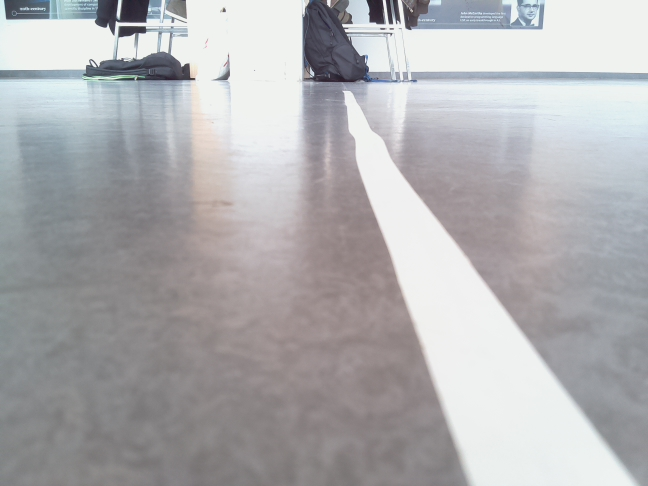
#> input picture img/last_image (1).jpg, 648 x 486 px
$ python -i photo_recognition.py   (imports and definitions only)
#> lines starting #> are read from the running program, lines starting #| are printed output that depends on the picture; after the words box and inside, x2 and y2 are one past the last pixel; in counts of white or black regions, pixels touching at a corner belong together
import numpy as np
import math
import cv2
import time


def get_line_param(points,vertical=True):
    x = np.array(points)
    m = x.size/2

    if vertical:
        tmp = x[:,0].copy()
        x[:,0] = x[:,1]
        x[:,1] = tmp

    a = np.matrix([np.ones(m), x[:,0]]).T
    b = np.matrix(x[:,1]).T
    yy = (a.T * a).I * a.T * b

    if vertical:
        a = 1/yy[1]
        b = -yy[0]/yy[1]
    else:
        a = yy[1]
        b = yy[0]

    if vertical:
        t = math.atan2(a,1)*180/3.14
        return int(240-b)/a,t
    else:
        t = math.atan2(1,a)*180/3.14
        return int(320*a+b),t

def detect_lines(im):
    im_gray = cv2.cvtColor(im,cv2.COLOR_RGB2GRAY)

    blur = cv2.GaussianBlur(im_gray,(9,9),0)
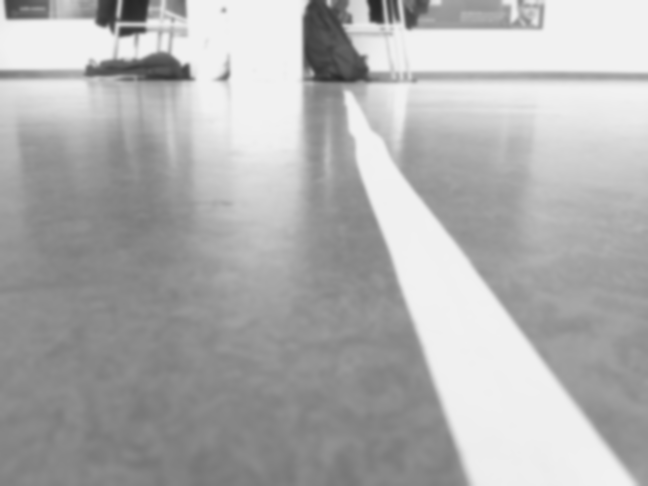
#> blur: shape (486, 648); min 39, max 241, mean 175.2
    imthresh = cv2.adaptiveThreshold(blur, 255, cv2.ADAPTIVE_THRESH_GAUSSIAN_C, cv2.THRESH_BINARY_INV,11,2)
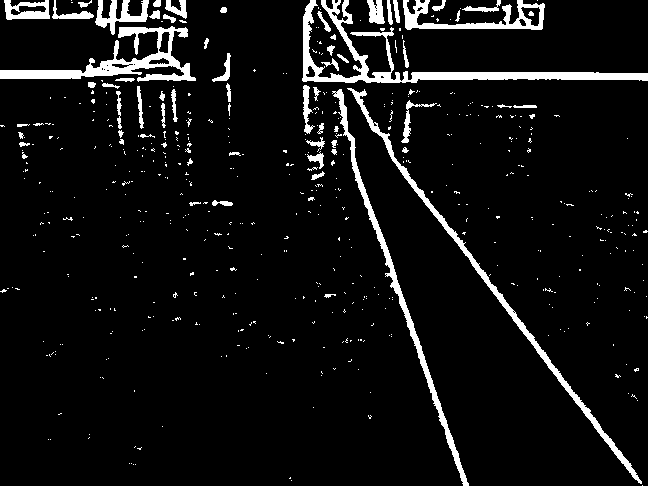
#> imthresh: shape (486, 648); 6.6% white; 530 white regions (465 under 20 px), largest, box (x1, y1, x2, y2) and area: (302, 0, 648, 83) 4207, (0, 26, 196, 82) 2964, (347, 88, 642, 484) 2729
    imthresh = cv2.morphologyEx(imthresh, 1, kernel = np.ones((3,3),np.uint8))
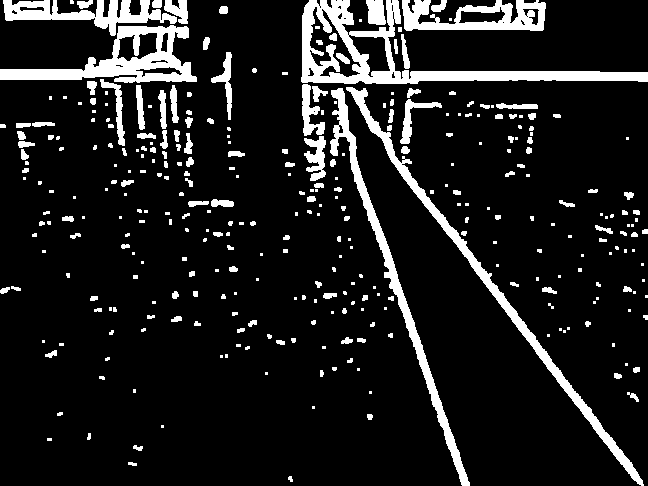
#> imthresh: shape (486, 648); 11.5% white; 336 white regions (168 under 20 px), largest, box (x1, y1, x2, y2) and area: (301, 0, 648, 84) 6686, (346, 87, 644, 486) 4240, (0, 25, 197, 83) 4216

    pointsXDown = []
    for i in range(380,480,10):
        nonzero = np.nonzero(imthresh[i,:])[0]
        if len(nonzero):
            av = np.average(nonzero)
            j = 0
            l = 0
            r = 0
            while True:
                if nonzero.item(j) < av:
                    l = nonzero[j]
                else:
                    r = nonzero[j]
                    break
                j +=1
            p = (l+r)/2
            dist = r-l
            if 45 < dist < 250:
                pointsXDown.append((int(p),i))
#> this loop made 10 passes
#> av on passes 1 to 8: 506.2, 454.6, 525.5, 527.1, 521.3, 536.7, 439.3, 481.2
#> after the loop, pointsXDown = [(495, 380), (500, 390), (506, 400), (511, 410), (517, 420), (522, 430), (534, 450), (539, 460), (545, 470)]

    if len(pointsXDown)>0:
        avg = np.average(np.array(pointsXDown)[:,0])
#> avg = 518.8
        std = np.std(np.array(pointsXDown)[:,0])
#> std = 16.61
        npointsXDown = []
        std = 15 if std < 15 else std
        for (x,y) in pointsXDown:
            if abs(x-avg) < 2*std:
                npointsXDown.append((x,y))
#> this loop made 9 passes
#> after the loop, npointsXDown has the same summary as pointsXDown
        pointsXDown = [] if len(npointsXDown) < 3 else npointsXDown

    pointsXUp = []
    for i in range(0,100,10):
        nonzero = np.nonzero(imthresh[i,:])[0]
        if len(nonzero):
            av = np.average(nonzero)
            j = 0
            l = 0
            r = 0
            while True:
                if nonzero.item(j) < av:
                    l = nonzero[j]
                else:
                    r = nonzero[j]
                    break
                j +=1
            p = (l+r)/2
            dist = r-l
            if 30 < dist < 100:
                pointsXUp.append((int(p),i))
#> this loop made 10 passes
#> av on passes 1 to 8: 270.2, 286, 306.3, 258.8, 260.5, 284.7, 220.2, 151.6
#> after the loop, pointsXUp = [(265, 10), (255, 40), (202, 60), (157, 70), (266, 90)]

    if len(pointsXUp)>0:
        avg = np.average(np.array(pointsXUp)[:,0])
#> avg = 229
        std = np.std(np.array(pointsXUp)[:,0])/5
#> std = 8.6
        std = 15 if std < 15 else std
#> std = 15
        npointsXUp = []
        for (x,y) in pointsXUp:
            if abs(x-avg) < 1.5*std:
                npointsXUp.append((x,y))
#> this loop made 5 passes
#> after the loop, npointsXUp = []
        pointsXUp = [] if len(npointsXUp) < 3 else npointsXUp
#> pointsXUp = []

    pointsYl = []
    for i in xrange(0,80,10):
        nonzero = np.nonzero(imthresh[:,i])[0]
        if len(nonzero):
            av = np.average(nonzero)
            j = 0
            l = 0
            r = 0
            while True:
                if nonzero.item(j) < av:
                    l = nonzero[j]
                else:
                    r = nonzero[j]
                    break
                j +=1
            p = (l+r)/2
            dist = r-l
            if 20 < dist < 120:
                pointsYl.append((i,int(p)))
#> this loop made 8 passes
#> av on passes 1 to 8: 121.6, 32, 92.06, 55.23, 84.02, 156.4, 149.8, 95.19
#> after the loop, pointsYl = [(0, 101), (10, 44), (20, 101), (30, 44), (40, 100), (50, 164)]

    if len(pointsYl)>0:
        avg = np.average(np.array(pointsYl)[:,1])
#> avg = 92.33
        std = np.std(np.array(pointsYl)[:,1])
#> std = 40.86
        npointsYl = []
        for (x,y) in pointsYl:
            if abs(y-avg) < 2*std:
                npointsYl.append((x,y))
#> this loop made 6 passes
#> after the loop, npointsYl has the same summary as pointsYl
        pointsYl = [] if len(npointsYl) < 4 else npointsYl

    pointsYr = []
    for i in xrange(560,640,10):
        nonzero = np.nonzero(imthresh[:,i])[0]
        if len(nonzero):
            av = np.average(nonzero)
            j = 0
            l = 0
            r = 0
            while True:
                if nonzero.item(j) < av:
                    l = nonzero[j]
                else:
                    r = nonzero[j]
                    break
                j +=1
            p = (l+r)/2
            dist = r-l
            if 20 < dist < 120:
                pointsYr.append((i,int(p)))
#> this loop made 8 passes
#> av on passes 1 to 8: 250.4, 245.5, 271.7, 276.8, 276.4, 276.7, 313.6, 299.6
#> after the loop, pointsYr = [(560, 239), (600, 262)]

    if len(pointsYr)>0:
        avg = np.average(np.array(pointsYr)[:,1])
#> avg = 250.5
        std = np.std(np.array(pointsYr)[:,1])
#> std = 11.5
        npointsYr = []
        for (x,y) in pointsYr:
            if abs(y-avg) < 2*std:
                npointsYr.append((x,y))
#> this loop made 2 passes
#> after the loop, npointsYr = [(560, 239), (600, 262)]
        pointsYr = [] if len(npointsYr) < 4 else npointsYr
#> pointsYr = []

    response = [None,None,None,None]

    im = im.copy()

    if len(pointsYl) > 0:
        mid,angle = get_line_param(pointsYl,vertical=False)
#> in get_line_param, `x = np.array(points)`: x = [[0, 101], [10, 44], [20, 101], [30, 44], [40, 100], [50, 164]]
        response[0] = (int(480-mid),float(90-angle))
        under = int(mid-math.tan(3.14/2-angle/180*3.14)*320)
        cv2.circle(im,(320,mid),1,(0,255,255),thickness=10)
        cv2.line(im,(320,mid),(0,under),(0,255,255))

    if len(pointsXDown) > 0:
        mid,angle = get_line_param(pointsXDown)
        under = int(mid+math.tan(3.14/2-angle/180*3.14)*240)
        angle = 90+angle if angle < 0 else -90+angle
        response[1] = (int(mid),angle)
        cv2.circle(im,(mid,240),1,(255,255,255),thickness=10)
        cv2.line(im,(mid,240),(under,480),(255,255,255))

    if len(pointsYr) > 0:
        mid,angle = get_line_param(pointsYr,vertical=False)
        response[2] = (int(480-mid),90-angle)
        under = int(mid+math.tan(3.14/2-angle/180*3.14)*320)
        cv2.circle(im,(320,mid),1,(0,255,255),thickness=10)
        cv2.line(im,(320,mid),(640,under),(0,255,255))

    if len(pointsXUp) > 0:
        mid,angle = get_line_param(pointsXUp)
        upper = int(mid-math.tan(3.14/2-angle/180*3.14)*240)
        angle = 90+angle if angle < 0 else -90+angle
        response[3] = (int(mid),angle)
        cv2.circle(im,(mid,240),1,(255,255,255),thickness=10)
        cv2.line(im,(mid,240),(upper,0),(255,255,255))

    for i in range(0,100,10):
        im[i:i+1,:] = (0,255,0)
    for point in pointsXUp:
        cv2.circle(im,point,1,(255,0,0),thickness=4)

    for i in range(380,480,10):
        im[i-1:i,:] = (0,255,0)
    for point in pointsXDown:
        cv2.circle(im,point,1,(255,0,0),thickness=4)

    for i in range(0,80,10):
        im[:,i:i+1] = (0,0,255)
    for point in pointsYl:
        cv2.circle(im,point,1,(0,0,255),thickness=4)
    for i in range(560,640,10):
        im[:,i-1:i] = (0,0,255)
    for point in pointsYr:
        cv2.circle(im,point,1,(0,0,255),thickness=4)

    with open('debug.txt' ,"a") as tf:
            tf.write(str(response) + "\n")

    im = cv2.imencode(".jpg",im)[1].tostring()
    return im,response

>>> import cv2
>>> picture = cv2.cvtColor(cv2.imread('../../img/last_image (1).jpg'), cv2.COLOR_BGR2RGB)
#> (the run stopped early here; a loop or call above may not have finished)

$ run again, on img/last_image (10).jpg
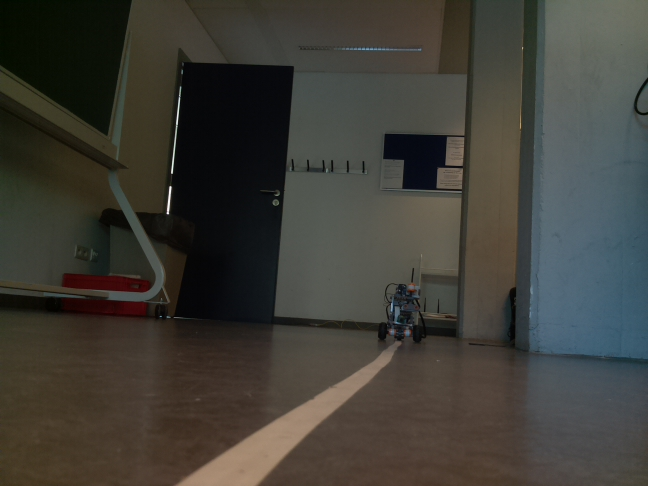
#> input picture img/last_image (10).jpg, 648 x 486 px
#> in detect_lines, `imthresh = cv2.adaptiveThreshold(blur, 255, cv2.ADAPTIVE_THRESH_GAUSSI..`:
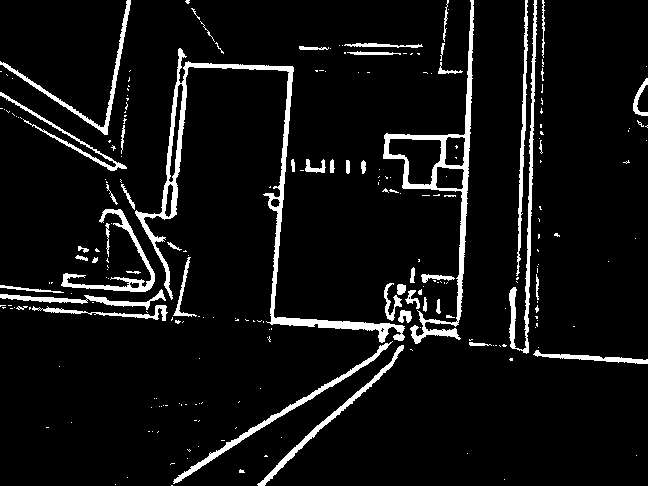
#> imthresh: shape (486, 648); 6.9% white; 239 white regions (186 under 20 px), largest, box (x1, y1, x2, y2) and area: (135, 48, 405, 343) 4837, (383, 0, 474, 344) 3368, (509, 0, 537, 354) 1546
#> in detect_lines, `imthresh = cv2.morphologyEx(imthresh, 1, kernel = np.ones((3,3),np.uin..`:
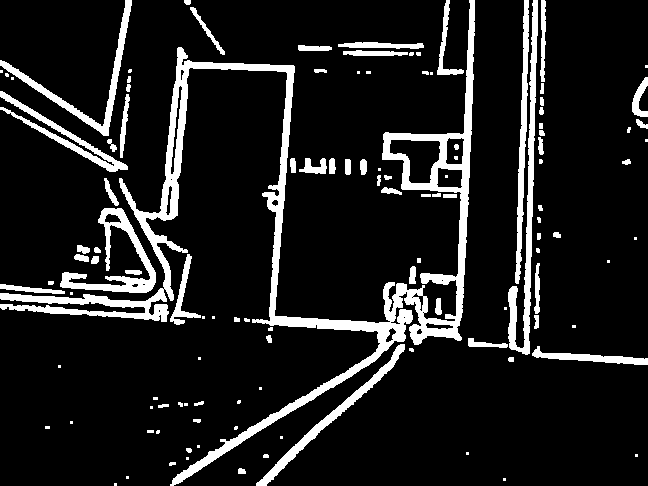
#> imthresh: shape (486, 648); 11.8% white; 119 white regions (46 under 20 px), largest, box (x1, y1, x2, y2) and area: (0, 0, 475, 486) 18439, (508, 0, 538, 355) 2558, (60, 208, 156, 293) 2063
#> the loop in detect_lines, `for i in range(380,480,10):` made 10 passes
#> av on passes 1 to 8: 352.7, 338.9, 313.5, 310.5, 273.8, 243.9, 257.7, 242.3
#> after the loop in detect_lines, `for i in range(380,480,10):`: pointsXDown = [(203, 430), (272, 440), (259, 450), (246, 460)]
#> in detect_lines, `avg = np.average(np.array(pointsXDown)[:,0])`: avg = 245
#> in detect_lines, `std = np.std(np.array(pointsXDown)[:,0])`: std = 25.93
#> the loop in detect_lines, `for (x,y) in pointsXDown:` made 4 passes
#> after the loop in detect_lines, `for (x,y) in pointsXDown:`: npointsXDown = [(203, 430), (272, 440), (259, 450), (246, 460)]
#> the loop in detect_lines, `for i in range(0,100,10):` made 10 passes
#> av on passes 1 to 8: 376.3, 389.4, 401.5, 389.4, 397, 344.5, 357.7, 298.4
#> after the loop in detect_lines, `for i in range(0,100,10):`: pointsXUp = []
#> the loop in detect_lines, `for i in xrange(0,80,10):` made 8 passes
#> av on passes 1 to 8: 178.7, 192.4, 197.1, 191.6, 196.2, 213.1, 222.5, 231.8
#> the loop in detect_lines, `for i in xrange(560,640,10):` made 8 passes
#> (nonzero, av) on passes 1 to 7: ([234, 235, 236, 237, 353, 354, 355, 356, 357, 358, 359], 312.2), ([353, 354, 355, 356, 357, 358, 359], 356), ([354, 355, 356, 357, 358, 359, 360], 357), ([355, 356, 357, 358, 359, 360], 357.5), ([355, 356, 357, 358, 359, 360, 361], 358), ([356, 357, 358, 359, 360, 361, 362], 359), ([356, 357, 358, 359, 360, 361, 362], 359)
#> after the loop in detect_lines, `for i in xrange(560,640,10):`: pointsYr = [(560, 295)]
#> in detect_lines, `avg = np.average(np.array(pointsYr)[:,1])`: avg = 295
#> in detect_lines, `std = np.std(np.array(pointsYr)[:,1])`: std = 0
#> the loop in detect_lines, `for (x,y) in pointsYr:` made 1 pass
#> after the loop in detect_lines, `for (x,y) in pointsYr:`: npointsYr = []
#> in get_line_param, `x = np.array(points)`: x = [[203, 430], [272, 440], [259, 450], [246, 460]]
#> tmp = [203, 272, 259, 246]

$ run again, on img/last_image (11).jpg
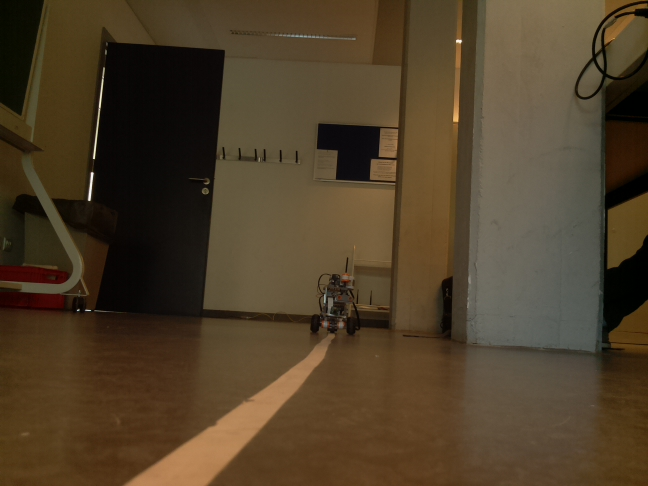
#> input picture img/last_image (11).jpg, 648 x 486 px
#> in detect_lines, `im_gray = cv2.cvtColor(im,cv2.COLOR_RGB2GRAY)`:
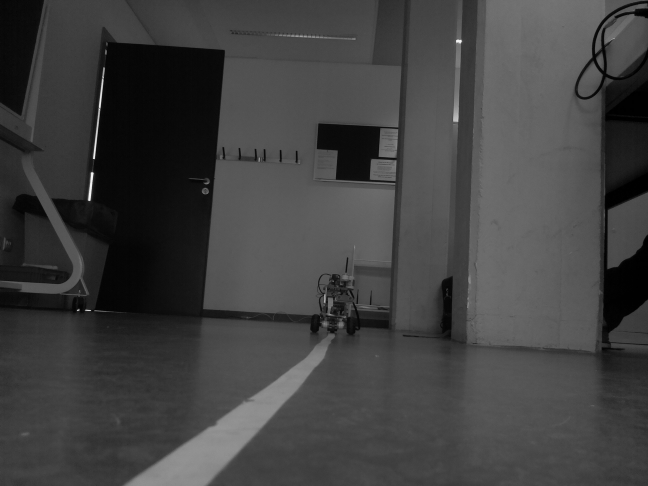
#> im_gray: shape (486, 648); min 0, max 243, mean 64.8
#> in detect_lines, `imthresh = cv2.morphologyEx(imthresh, 1, kernel = np.ones((3,3),np.uin..`:
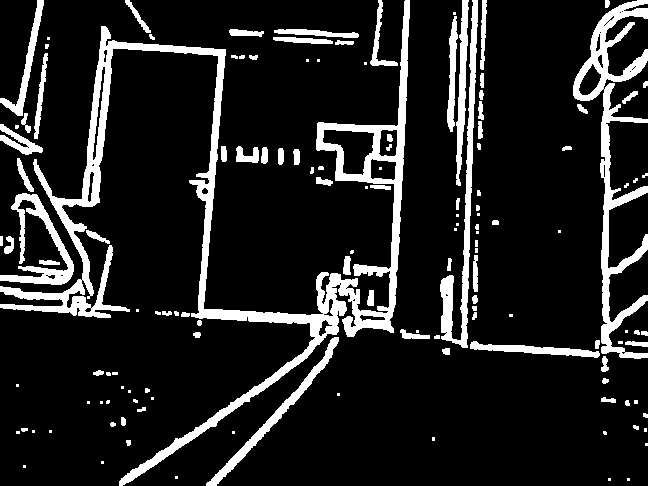
#> imthresh: shape (486, 648); 13.3% white; 138 white regions (51 under 20 px), largest, box (x1, y1, x2, y2) and area: (0, 0, 410, 486) 18622, (573, 0, 648, 359) 6077, (440, 0, 478, 348) 2802
#> the loop in detect_lines, `for i in range(380,480,10):` made 10 passes
#> av on passes 1 to 8: 363.1, 239.4, 380, 221.4, 219.9, 197.7, 215.5, 200.2
#> after the loop in detect_lines, `for i in range(380,480,10):`: pointsXDown = [(199, 390), (243, 420), (220, 440), (207, 450), (195, 460), (182, 470)]
#> in detect_lines, `avg = np.average(np.array(pointsXDown)[:,0])`: avg = 207.7
#> in detect_lines, `std = np.std(np.array(pointsXDown)[:,0])`: std = 19.56
#> the loop in detect_lines, `for (x,y) in pointsXDown:` made 6 passes
#> after the loop in detect_lines, `for (x,y) in pointsXDown:`: npointsXDown has the same summary as pointsXDown
#> the loop in detect_lines, `for i in range(0,100,10):` made 10 passes
#> av on passes 1 to 8: 416.3, 462.7, 415.6, 341.4, 366.9, 278.7, 392.3, 400.3
#> after the loop in detect_lines, `for i in range(0,100,10):`: pointsXUp = [(435, 0), (430, 20), (347, 30), (356, 40)]
#> in detect_lines, `avg = np.average(np.array(pointsXUp)[:,0])`: avg = 392
#> in detect_lines, `std = np.std(np.array(pointsXUp)[:,0])/5`: std = 8.13
#> in detect_lines, `std = 15 if std < 15 else std`: std = 15
#> the loop in detect_lines, `for (x,y) in pointsXUp:` made 4 passes
#> after the loop in detect_lines, `for (x,y) in pointsXUp:`: npointsXUp = []
#> the loop in detect_lines, `for i in xrange(0,80,10):` made 8 passes
#> av on passes 1 to 8: 211.8, 216.5, 197.4, 160.7, 152.2, 259.1, 253.1, 253.9
#> after the loop in detect_lines, `for i in xrange(0,80,10):`: pointsYl = [(0, 188), (10, 190), (30, 168), (50, 246), (70, 247)]
#> in detect_lines, `avg = np.average(np.array(pointsYl)[:,1])`: avg = 207.8
#> in detect_lines, `std = np.std(np.array(pointsYl)[:,1])`: std = 32.52
#> the loop in detect_lines, `for (x,y) in pointsYl:` made 5 passes
#> after the loop in detect_lines, `for (x,y) in pointsYl:`: npointsYl has the same summary as pointsYl
#> the loop in detect_lines, `for i in xrange(560,640,10):` made 8 passes
#> (nonzero, av) on passes 1 to 2: ([230, 231, 232, 348, 349, 350, 351, 352, 353, 354], 315), ([146, 147, 148, 149, 349, 350, 351, 352, 353, 354], 269.9)
#> after the loop in detect_lines, `for i in xrange(560,640,10):`: pointsYr = [(560, 290), (610, 175), (620, 154), (630, 156)]
#> in detect_lines, `avg = np.average(np.array(pointsYr)[:,1])`: avg = 193.8
#> in detect_lines, `std = np.std(np.array(pointsYr)[:,1])`: std = 56.17
#> the loop in detect_lines, `for (x,y) in pointsYr:` made 4 passes
#> after the loop in detect_lines, `for (x,y) in pointsYr:`: npointsYr = [(560, 290), (610, 175), (620, 154), (630, 156)]
#> in get_line_param, `x = np.array(points)`: x = [[0, 188], [10, 190], [30, 168], [50, 246], [70, 247]]
